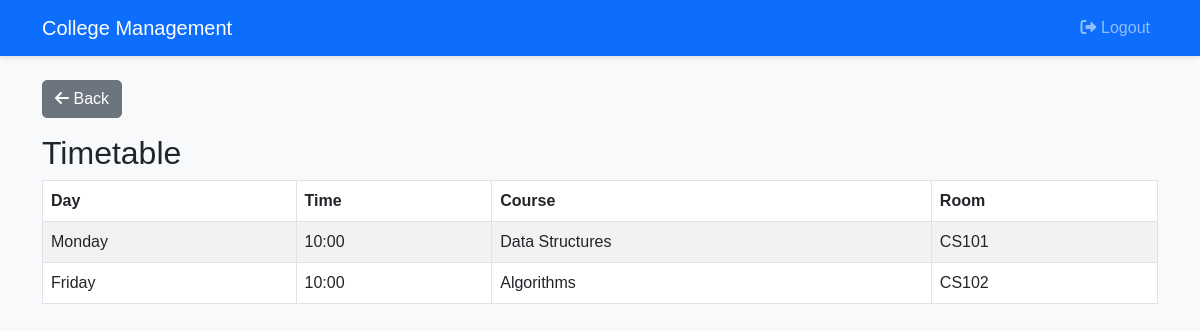
Screenshot of /student/view_timetable.php (signed in) with the database file from the repository.
### tables this page shows
CREATE TABLE `timetable` (
  `TimetableID` int(11) NOT NULL,
  `ClassID` int(11) DEFAULT NULL,
  `Day` enum('Monday','Tuesday','Wednesday','Thursday','Friday','Saturday','Sunday') DEFAULT NULL,
  `Time` time DEFAULT NULL
);

CREATE TABLE `course` (
  `CourseID` int(11) NOT NULL,
  `CourseName` varchar(100) NOT NULL,
  `DepartmentID` int(11) DEFAULT NULL,
  `Credits` int(11) DEFAULT NULL
);

CREATE TABLE `class` (
  `ClassID` int(11) NOT NULL,
  `CourseID` int(11) DEFAULT NULL,
  `ProfessorID` int(11) DEFAULT NULL,
  `Semester` varchar(20) DEFAULT NULL,
  `Room` varchar(20) DEFAULT NULL
);

### student/view_timetable.php (the view, shortened to what this page needs)
<?php
require_once '../config/db.php';
$stmt = $pdo->prepare("SELECT StudentID FROM Student WHERE UserID = ?");
$stmt->execute([$_SESSION['user_id']]);
$studentID = $stmt->fetchColumn();
$stmt = $pdo->prepare("
    SELECT t.Day, t.Time, co.CourseName, cl.Room
    FROM Enrollment e
    JOIN Course co ON e.CourseID = co.CourseID
    JOIN Class cl ON cl.CourseID = co.CourseID
    JOIN Timetable t ON t.ClassID = cl.ClassID
    WHERE e.StudentID = ?
    ORDER BY
        FIELD(t.Day, 'Monday', 'Tuesday', 'Wednesday', 'Thursday', 'Friday', 'Saturday', 'Sunday'),
        t.Time
");
$stmt->execute([$studentID]);
$timetable = $stmt->fetchAll();
?>
<?php include '../includes/header.php'; ?>
<h2>Timetable</h2>
<?php if ($timetable): ?>
    <table class="table table-bordered table-striped">
        <thead>
            <tr>
                <th>Day</th>
                <th>Time</th>
                <th>Course</th>
                <th>Room</th>
            </tr>
        </thead>
        <tbody>
            <?php foreach ($timetable as $entry): ?>
                <tr>
                    <td><?php echo htmlspecialchars($entry['Day']); ?></td>
                    <td><?php echo htmlspecialchars(date('H:i', strtotime($entry['Time']))); ?></td>
                    <td><?php echo htmlspecialchars($entry['CourseName']); ?></td>
                    <td><?php echo htmlspecialchars($entry['Room']); ?></td>
                </tr>
            <?php endforeach; ?>
        </tbody>
    </table>
<?php else: ?>
    <p>No timetable available for your enrolled courses.</p>
<?php endif; ?>
<?php include '../includes/footer.php'; ?>

### css/styles.css (style rules this page uses)
body { background-color: #f8f9fa; font-family: 'Arial', sans-serif; }
.table th, .table td { vertical-align: middle; }

### rows the page displays
timetable: Day "Monday", Time "10:00", course.CourseName "Data Structures", ClassID.Room "CS101"
timetable: Day "Friday", Time "10:00", course.CourseName "Algorithms", ClassID.Room "CS102"
